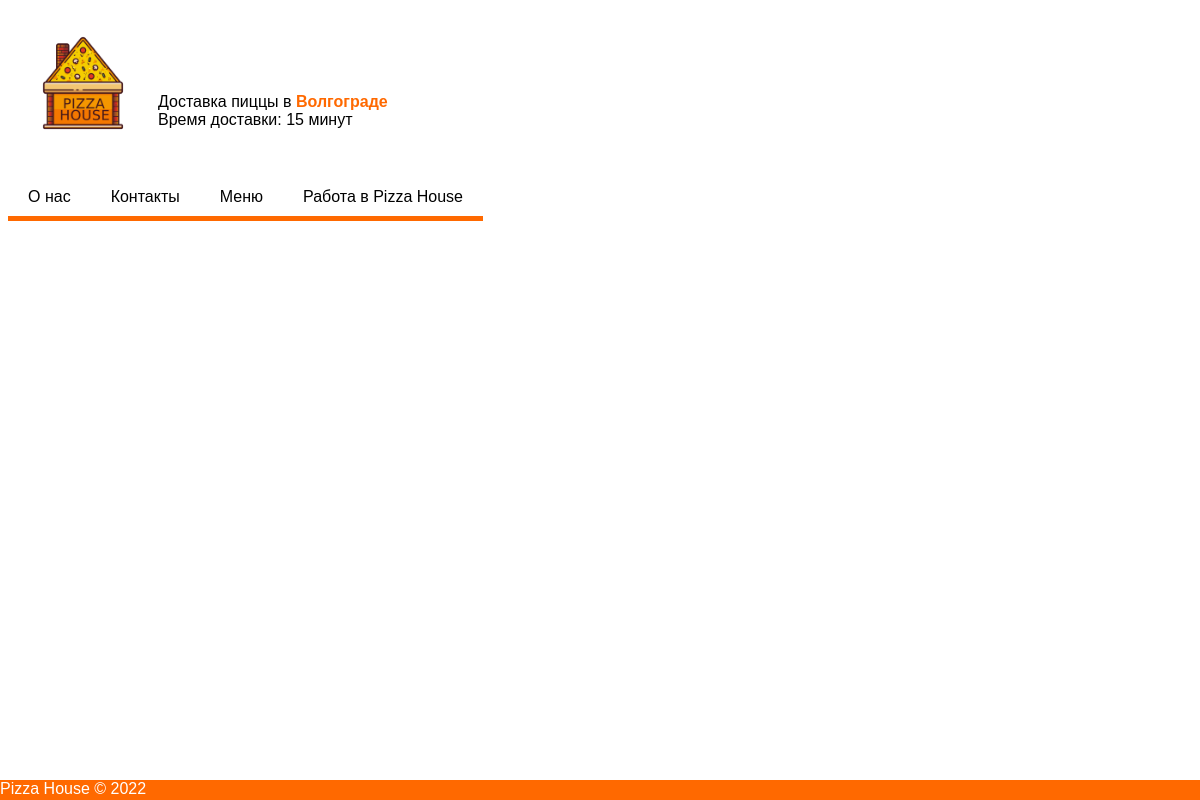
Before: / with the older database file.
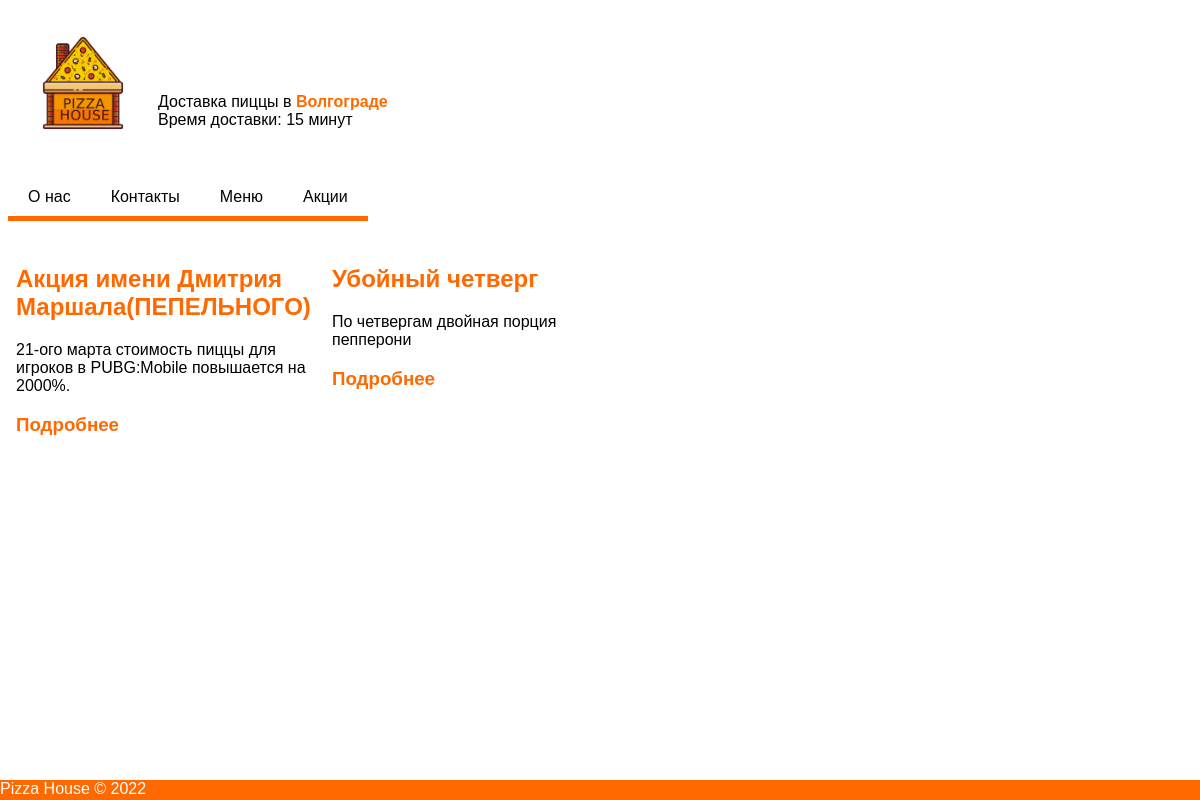
After: the same page with the newer database file.
### tables this page shows
CREATE TABLE `site` (
  `id` int NOT NULL,
  `title` varchar(255) NOT NULL,
  `content` text NOT NULL
);

CREATE TABLE `promotion` (
  `id` int NOT NULL,
  `title` varchar(255) NOT NULL,
  `description` text NOT NULL,
  `longDescription` text NOT NULL
);

### index.php (the view, shortened to what this page needs)
<?php
$conn = mysqli_connect("localhost", "root", "root", "pizza");
$sql = "SELECT id, title FROM `site` ";
$result = mysqli_query($conn, $sql);
$promoId =  mysqli_real_escape_string($conn, $_GET["promoid"]);
$promoIdSelection = "SELECT * FROM `promotion` WHERE id = '$promoId'";
$promoSelection = "SELECT * FROM `promotion` ORDER BY rand() limit 2";
$promoIdResult = mysqli_query($conn, $promoIdSelection);
$promoSelectionResult = mysqli_query($conn, $promoSelection);
?>
<!DOCTYPE html>
<html lang="ru">
<head>
    <link rel="stylesheet" href="style/style.css">
</head>
<body>
    <div class="main">
        <header class="head">
            <div class="left">
                <div class="logo">
                    <img src="img/pizza.png" class="respons" alt="">
                    <span class="header_info">Доставка пиццы в <a href="#">Волгограде</a> <br> Время доставки: 15 минут</span>
                </div>
            </div>
        </header>
    </div>
    <div class="menu">
        <?php
        foreach ($result as $row) {
            echo "<ul class='menu'";
            echo "<li><a href='index.php?id=" . $row["id"] . "'>" . " " . $row["title"] . " " . "</a></li>";
        }
        echo "</ul>";
        ?>
    </div>
    <div class="news">
        <div class="cont">
            <?php
            if (isset($_GET["promoid"]) && $_GET["id"] != 5) {
                foreach ($promoIdResult as $promoRow) {
                    echo "<div class='promoBlock'>";
                    echo "<h2>" . $promoRow['title'] . "</h2>";
                    echo "<p>" . $promoRow['longDescription'] . "</p>";
                    echo "</div>";
                }
            } else if (!isset($_GET["promoid"]) && $_GET["id"] != 5) {
                foreach ($promoSelectionResult as $promoRow) {
                    echo "<div class='promoBlock'>";
                    echo "<h2>" . $promoRow['title'] . "</h2>";
                    echo "<p>" . $promoRow['description'] . "</p>";
                    echo "<h3><a href='index.php?promoid=" . $promoRow['id'] . "'> Подробнее </a></h3>";
                    echo "</div>";
                }
            }
            ?>
        </div>
    </div>
    <footer>
        <div>Pizza House © 2022</div>
    </footer>
</body>
</html>

Changed rows visible on the page:
changed site: title "Работа в Pizza House" → "Акции"
added promotion: title "Акция имени Дмитрия Маршала(ПЕПЕЛЬНОГО)", description "21-ого марта стоимость пиццы для игроков в PUBG:Mobile повышается на 2000%."
added promotion: title "Убойный четверг", description "По четвергам двойная порция пепперони"
